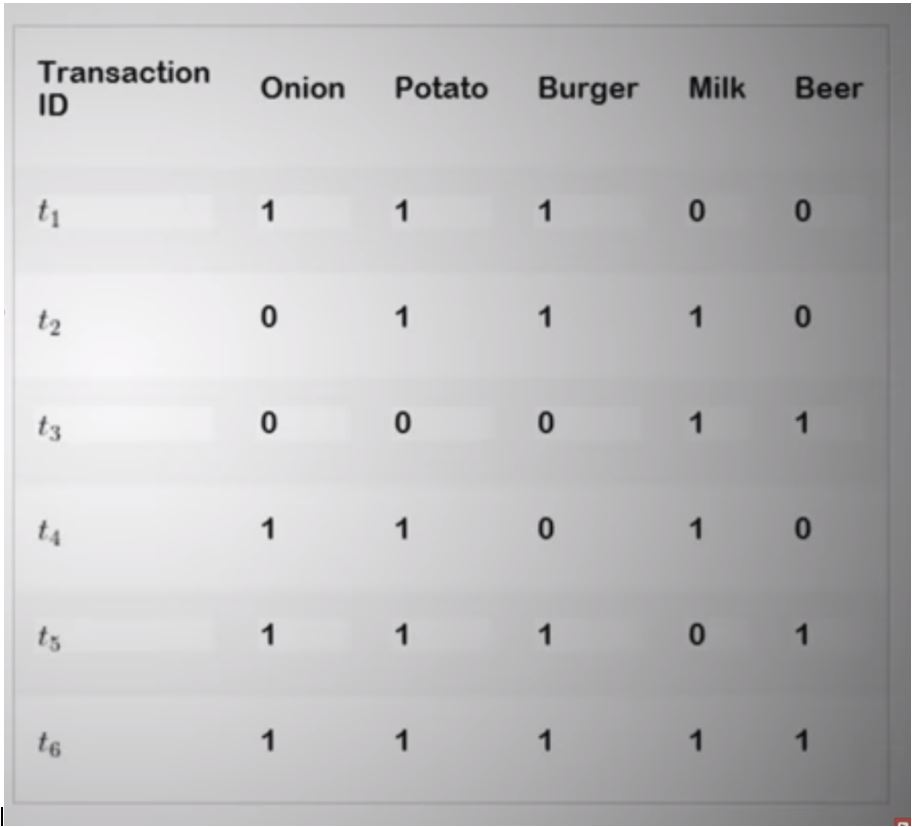
#> input picture Capture.JPG, 912 x 827 px
$ jupyter execute --allow-errors Vignan_May2022.ipynb   (shell and % lines are left out)   (text cells are left out)
#> lines starting #> are read from the running program, lines starting #| are printed output that depends on the picture; after the words box and inside, x2 and y2 are one past the last pixel; in counts of white or black regions, pixels touching at a corner belong together; pictures that were not available may be replaced by others from this repository, and a replacement may not be noted
[cell 1]
# loading dataset
import pandas as pd
dataset = pd.read_csv("./Advertising.csv", index_col=0)
#> (reads deployment/Advertising.csv from the repository)

[cell 2]
dataset.head()

[cell 3]
#splitting dataset
from sklearn.model_selection import train_test_split
train,test = train_test_split(dataset, test_size=0.15)

[cell 4]
train.shape, test.shape, dataset.shape

[cell 5]
# separating input and output
xtrain = train.loc[:,"TV":"newspaper"]
xtest = test.loc[:,"TV":"newspaper"]
ytrain = train['sales']
ytest = test['sales']

[cell 6]
xtrain.head()

[cell 7]
# defining a model
from sklearn.linear_model import LinearRegression
model = LinearRegression()

[cell 8]
# training
model.fit(xtrain, ytrain)

[cell 9]
# prediction
ypred = model.predict(xtest)

[cell 10]
ypred

[cell 11]
ytest

[cell 12]
from sklearn.metrics import mean_squared_error
from math import sqrt

[cell 13]
sqrt(mean_squared_error(ytest, ypred))

[cell 14]
model.coef_

[cell 15]
model.intercept_

[cell 16]
model.predict([[40,60,50]])

[cell 17]
model.predict([[0,150,0]])

[cell 18]
import pandas as pd
from mlxtend.preprocessing import TransactionEncoder
from mlxtend.frequent_patterns import apriori

[cell 19]
dataset = [['Milk', 'Onion', 'Nutmeg', 'Kidney Beans', 'Eggs', 'Yogurt'],
           ['Dill', 'Onion', 'Nutmeg', 'Kidney Beans', 'Eggs', 'Yogurt'],
           ['Milk', 'Apple', 'Kidney Beans', 'Eggs'],
           ['Milk', 'Unicorn', 'Corn', 'Kidney Beans', 'Yogurt'],
           ['Corn', 'Onion', 'Onion', 'Kidney Beans', 'Ice cream', 'Eggs']]

#> (a cell that did not finish here is left out)

#> (a cell that did not finish here is left out)

#> (a cell that did not finish here is left out)

#> (a cell that did not finish here is left out)

[cell 24]
import cv2

[cell 25]
img = cv2.imread("./Capture.JPG")
#> img is the input picture: shape (827, 912, 3); mean B, G, R 189.7, 188.7, 189

[cell 26]
cv2.imshow("loaded image", img)
cv2.waitKey(0)
cv2.destroyAllWindows()

[cell 27]
img.shape
#> Out = (827, 912, 3)

#> (a cell that did not finish here is left out)

[cell 29]
print(img)
#> (printed output is left out)

[cell 30]
import cv2
import sys
import matplotlib.pyplot as plt
import imutils

# Get user supplied values
imagePath = 'girls.jpg'

# Read the image
image = cv2.imread(imagePath)
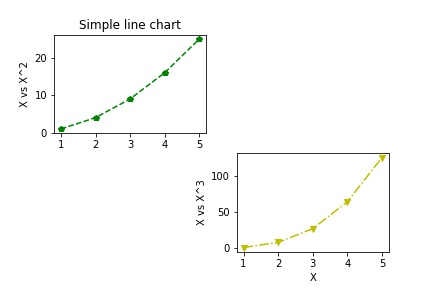
#> input picture AI_US_2020.jpg, 432 x 288 px, given in place of girls.jpg, which was not available
#> image is the input picture: shape (288, 432, 3); mean B, G, R 250.4, 251.2, 250.9
gray = cv2.cvtColor(image, cv2.COLOR_BGR2GRAY)
edge = cv2.Canny(image,200,300)
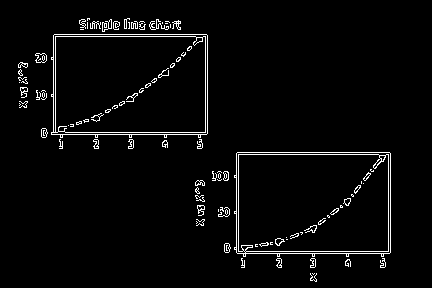
#> edge: shape (288, 432); 3.2% white in thin lines or dots, all inside (x1, y1, x2, y2) = (18, 18, 391, 282)

img_copy = image.copy()
cv2.rectangle(img_copy, pt1 = (140, 92), pt2 = (620, 240), color = (255, 0, 0), thickness = 5)
cv2.putText(img_copy, "this is sample text", (250, 120), cv2.FONT_HERSHEY_SIMPLEX, 0.7, color=(0, 0, 255), thickness = 2)
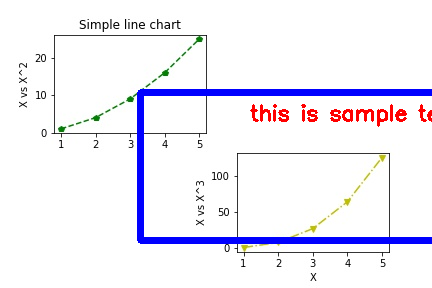
#> img_copy: shape (288, 432, 3); mean B, G, R 248.2, 238.5, 240.5

croped_image =  image[140:600,100:235]
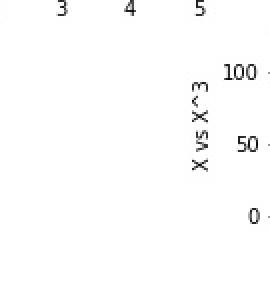
#> croped_image: shape (148, 135, 3) (shown 2 times larger); min 0, max 255, mean 252.2
resized_image =  cv2.resize(image,(100,100))
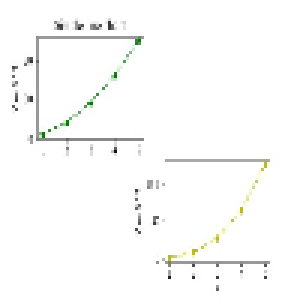
#> resized_image: shape (100, 100, 3) (shown 3 times larger); mean B, G, R 250.4, 251.1, 250.8

blurred = cv2.blur(image,(1,20))
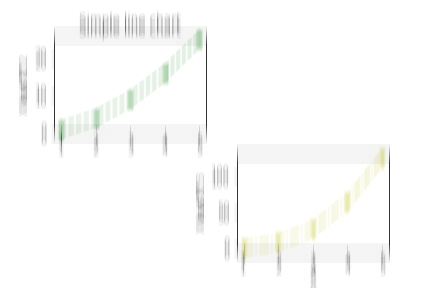
#> blurred: shape (288, 432, 3); mean B, G, R 250.4, 251.2, 250.9

cv2.imshow("original image", image)
cv2.imshow("gray image", gray)
cv2.imshow("edge image", edge)
cv2.imshow("rectangle", img_copy)
cv2.imshow("Cropped image",croped_image)
cv2.imshow("resized image",resized_image)
cv2.imshow("blurred image",blurred)

cv2.waitKey(0)
